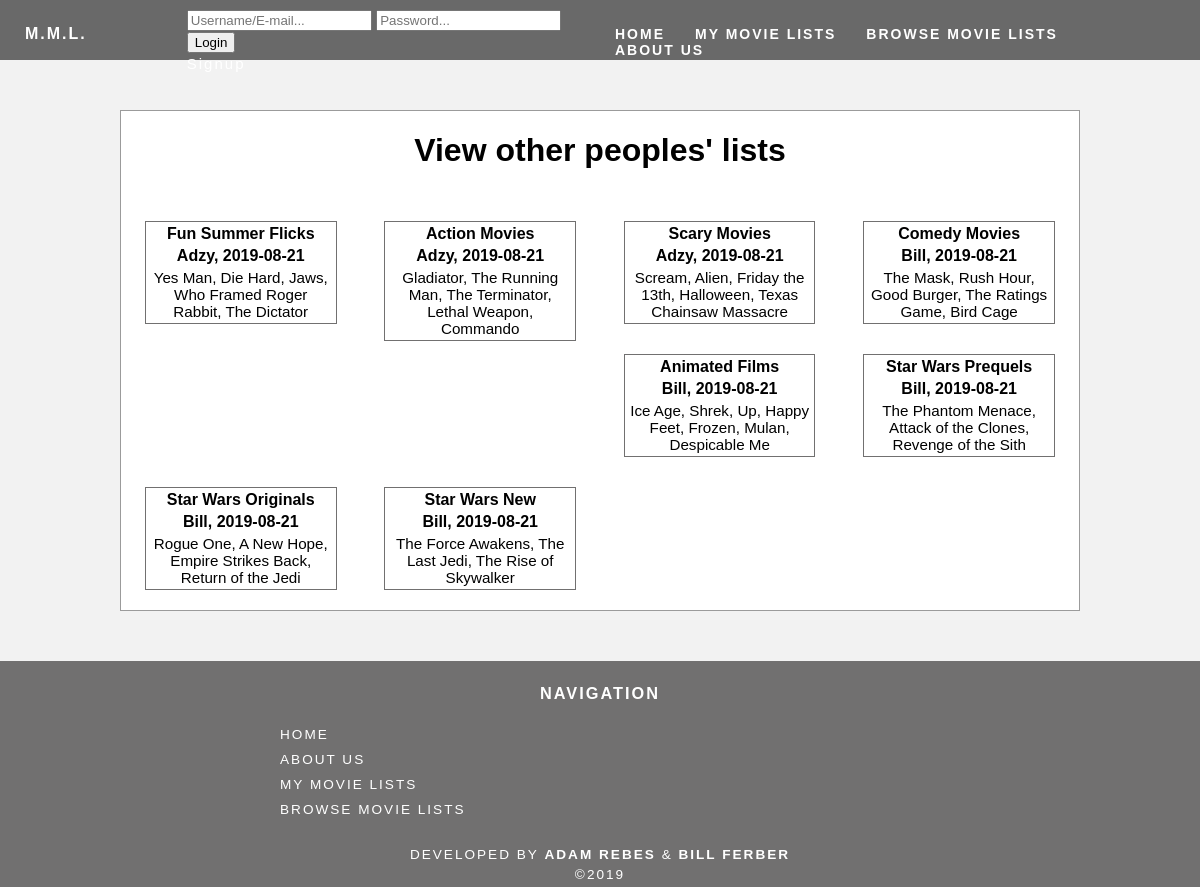
The app's page /my_movie_list/browsemovielists.php with its own data.
### tables this page shows
CREATE TABLE IF NOT EXISTS `movielist` (
  `idList` int(11) NOT NULL UNIQUE AUTO_INCREMENT,
  `nameList` varchar(255) NOT NULL,
  `authorList` varchar(255) NOT NULL,
  `dateList` date NOT NULL,
  `moviesList` text NOT NULL,
  PRIMARY KEY (`idList`),
  FOREIGN KEY (`authorList`) REFERENCES `users` (`uidUsers`)
);

### my_movie_list/browsemovielists.php (the view)
<?php
	require "header.php";
	include 'includes/dbh.inc.php';
?>
<main class="browse">
	<h1>View other peoples' lists</h1>
	<?php
	if (isset($_SESSION['userId'])) {
				$user = $_SESSION['userUid'];
				$sql = "SELECT * FROM movielist WHERE authorList !='$user';";
				$result = mysqli_query($conn, $sql);
				$queryResults = mysqli_num_rows($result);
				if ($queryResults > 0) {
					while ($row = mysqli_fetch_assoc($result)) {
						echo "<div class='d'><table>
						<tr>
							<th>".$row['nameList']."</th>
						</tr>
						<tr>
							<th>".$row['authorList'].", ".$row['dateList']."</th>
						</tr>
						<tr>
							<td>".$row['moviesList']."</td>
						</tr>
						</table> </div>";
					}
				}
	}
	else {
				$sql = "SELECT * FROM movielist;";
				$result = mysqli_query($conn, $sql);
				$queryResults = mysqli_num_rows($result);
				if ($queryResults > 0) {
					while ($row = mysqli_fetch_assoc($result)) {
						echo "<table>
						<tr>
							<th>".$row['nameList']."</th>
						</tr>
						<tr>
							<th>".$row['authorList'].", ".$row['dateList']."</th>
						</tr>
						<tr>
							<td>".$row['moviesList']."</td>
						</tr>
						</table>";
					}
				}
	}
	?>
</main>
<?php
	require "footer.php";
?>

### my_movie_list/header.php (shortened to what this page needs)
<!doctype html>
<html>
<head>
<link href="css/stylesheet.css" rel="stylesheet" type="text/css">
</head>
<body>
	<div class="container">
	<header>
		<a href="index.php">
		<h4 class="logo">M.M.L.</h4>
			</a>
	  	<nav>
			<ul>
				<li><a href="index.php">Home</a></li>
				<li><a href="makemovielist.php">My Movie Lists</a></li>
				<li><a href="browsemovielists.php">Browse Movie Lists</a></li>
				<li><a href="aboutus.php">About Us</a></li>
			</ul>
	  	</nav>
			<?php
				$errorMessage = '';
				$loginMessage = '';
				if (isset($_SESSION['userId'])) {
						echo '<form class="login" action="includes/logout.inc.php" method="post">
					<button type="submit" id="logout" name="logout-submit">Logout</button> <span id="success">' . $loginMessage . '</span>
				</form>';
					}
				else {
					echo '<form class="login2" action="includes/login.inc.php" method="post">
					<input id="inputun" type="text" name="mailuid" placeholder="Username/E-mail...">
					<input id="inputpwd" type="password" name="pwd" placeholder="Password...">
					<button type="submit" name="login-submit">Login</button>
				</form>
				<a id="signups" href="signup.php">Signup</a>' . '<span id="error">' . $errorMessage . '</span>';
				}
			?>
		</div>

### my_movie_list/footer.php
 <footer class="copyright">
		<div>
	<h2>Navigation</h2>
		</div>
	<div>
 		<ul>
        <li><a href="index.php">HOME</a></li>
        <li><a href="aboutus.php">ABOUT US</a></li>
        <li><a href="makemovielist.php">MY MOVIE LISTS</a></li>
	<li><a href="browsemovielists.php">BROWSE MOVIE LISTS</a></li>
     	</ul>
	</div>
		<div id="copyid">Developed by <strong>Adam Rebes</strong> & <strong>Bill Ferber</strong></div>
		<div class="date">&copy;2019</div>
	</footer>
</body>
</html>

### my_movie_list/css/stylesheet.css (style rules this page uses)
.container { width: 100%; margin-left: auto; margin-right: auto; height: 100%; background-color: #F2F2F2; }
body { font-family: Arial; background-color: #F2F2F2; margin-top: 0px; margin-right: 0px; margin-bottom: 0px; margin-left: 0px; font-style: normal; font-weight: 200; }
header { width: 100%; height: 40px; background-color: dimgrey; padding-bottom: 10px; padding-top: 10px; }
.logo { color: #FFFFFF; font-weight: bold; text-align: undefined; float: left; margin-top: 15px; margin-left: 25px; margin-right: 100px; letter-spacing: 2px; }
nav { float: right; width: 50%; text-align: right; margin-right: 25px; }
header nav ul { list-style: none; float: right; }
nav ul li { float: left; color: #FFFFFF; font-size: 14px; text-align: left; margin-right: 30px; letter-spacing: 2px; font-weight: bold; text-transform: uppercase; }
ul li a { color: white; text-decoration: none; }
#error { padding-left: 2rem; color: rgb(64, 18, 18); font-size: 75%; }
#inputpwd { margin-bottom: 0.1em; }
.browse { border: solid 1.5px #9B9B9B; margin-top: 50px; margin-bottom: 50px; padding-bottom: 20px; background: #FFFFFF; margin-left: 10%; margin-right: 10%; overflow: hidden; }
.browse h1 { text-align: center; }
.browse th { text-align: center; font-size: 100%; margin-bottom: 10px; }
.browse td { margin-bottom: 10px; font-size: 95%; text-align: center; }
.browse table { width: 20%; float: left; margin-left: 2.5%; margin-right: 2.5%; margin-top: 30px; border: solid 1px #717070; }
#signups { color: #ffffff; font-weight: 150; text-align: center; text-decoration: none; letter-spacing: 2px; font-size: 15px; float: left; padding-top: 0.1em; }
.copyright { padding-top: 10px; padding-bottom: 5px; background-color: #717070; color: #FFFFFF; text-transform: uppercase; font-size: 85%; font-weight: lighter; letter-spacing: 2px; border-top-width: 2px; }
#copyid { text-align: center; margin-top: 30px; }
.copyright h2 { text-align: center; font-size: 120%; }
.date { text-align: center; font-size: 100%; letter-spacing: 2px; padding-top: 5px; }
.copyright ul { list-style: none; width: auto; text-align: left; margin-left: 20%; }
.copyright li { padding-top: 10px; }

### records on screen
movielist: nameList "Fun Summer Flicks", authorList "Adzy", dateList "2019-08-21", moviesList "Yes Man, Die Hard, Jaws, Who Framed Roger Rabbit, The Dictator"
movielist: nameList "Action Movies", authorList "Adzy", dateList "2019-08-21", moviesList "Gladiator, The Running Man, The Terminator, Lethal Weapon, Commando"
movielist: nameList "Scary Movies", authorList "Adzy", dateList "2019-08-21", moviesList "Scream, Alien, Friday the 13th, Halloween, Texas Chainsaw Massacre"
movielist: nameList "Comedy Movies", authorList "Bill", dateList "2019-08-21", moviesList "The Mask, Rush Hour, Good Burger, The Ratings Game, Bird Cage"
movielist: nameList "Animated Films", authorList "Bill", dateList "2019-08-21", moviesList "Ice Age, Shrek, Up, Happy Feet, Frozen, Mulan, Despicable Me"
movielist: nameList "Star Wars Prequels", authorList "Bill", dateList "2019-08-21", moviesList "The Phantom Menace, Attack of the Clones, Revenge of the Sith"
movielist: nameList "Star Wars Originals", authorList "Bill", dateList "2019-08-21", moviesList "Rogue One, A New Hope, Empire Strikes Back, Return of the Jedi"
movielist: nameList "Star Wars New", authorList "Bill", dateList "2019-08-21", moviesList "The Force Awakens, The Last Jedi, The Rise of Skywalker"
